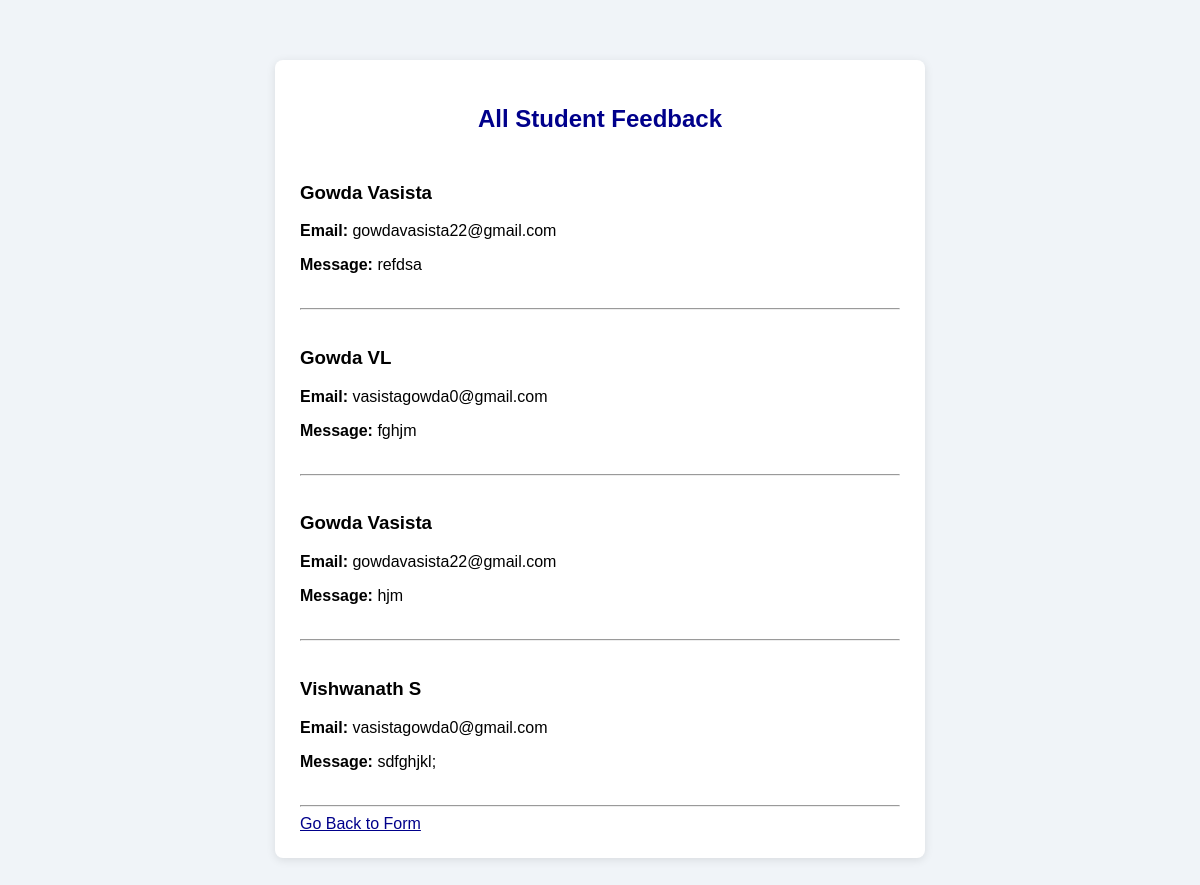
/all/, run on an earlier commit of the app's database.
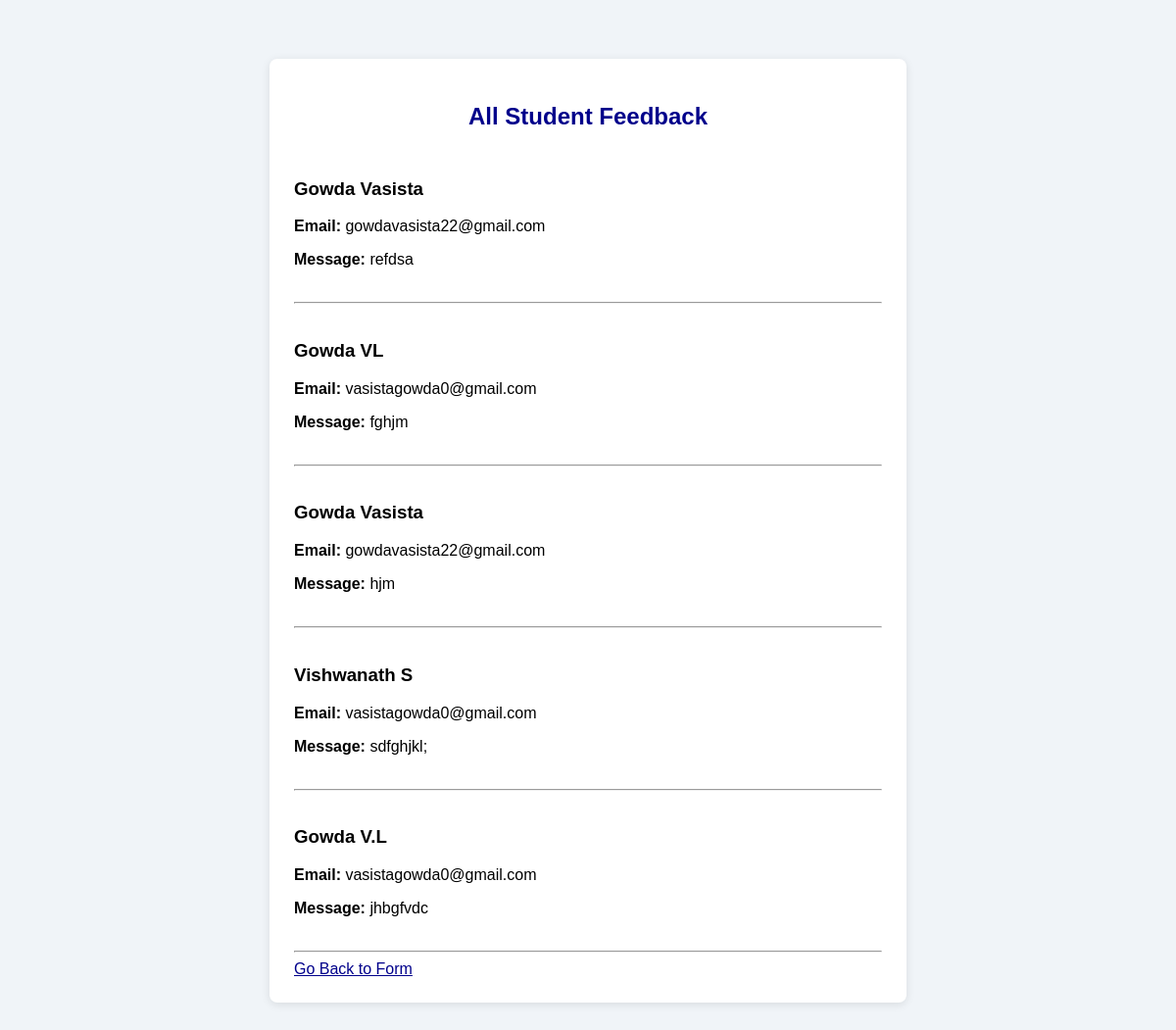
And on a later commit of the database.
### feedback/models.py (models this page shows, shortened)
class FeedBack(models.Model):
    name = models.CharField(max_length=100)
    email = models.EmailField()
    message = models.TextField()

### feedback/views.py (the view)
# urls.py: path('all/', views.display_feedback, name='all_feedback'),
def display_feedback(request):
    data = FeedBack.objects.all()
    return render(request, 'feedback/display.html', {'data': data})

### feedback/templates/feedback/display.html (shortened to what this page needs)
{% load static %}
<!DOCTYPE html>
<html lang="en">
<head>
    <link rel="stylesheet" href="{% static 'feedback/css/style.css' %}">
</head>
<body>
    <div class="container">
        <h2>All Student Feedback</h2>
        {% for item in data %}
            <div class="feedback-item">
                <h3>{{ item.name }}</h3>
                <p><strong>Email:</strong> {{ item.email }}</p>
                <p><strong>Message:</strong> {{ item.message }}</p>
            </div>
            <hr>
        {% empty %}
            <p>No feedback has been submitted yet.</p>
        {% endfor %}
        <a href="{% url 'feedback' %}">Go Back to Form</a>
    </div>
</body>
</html>

### feedback/static/feedback/css/style.css (style rules this page uses)
body { font-family: Arial, sans-serif; background-color: #f0f4f8; margin: 0; padding: 30px; }
.container { max-width: 600px; margin: 30px auto; padding: 25px; background-color: white; border-radius: 8px; box-shadow: 0 2px 10px rgba(0, 0, 0, 0.1); }
h2 { text-align: center; color: darkblue; }
a { color: darkblue; }
.feedback-item { padding: 10px 0; overflow-wrap: anywhere; }

What changed in the data, as far as the page shows it:
added FeedBack: name "Gowda V.L", email "vasistagowda0@gmail.com", message "jhbgfvdc"
